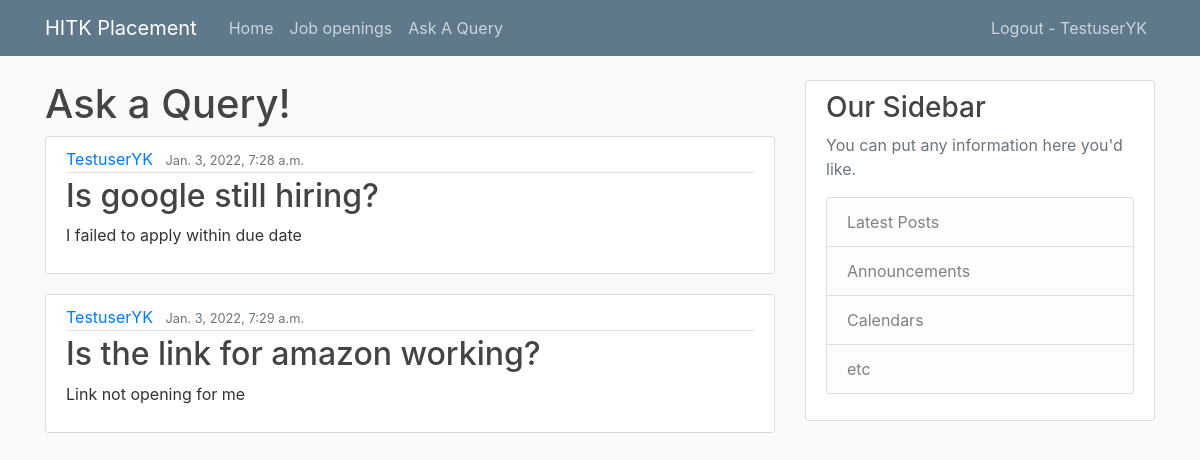
The app's page /askAQuery/ (signed in) with its own data.
### askAQuery/models.py (models this page shows, shortened)
class Query(models.Model):
	question = models.CharField(max_length=500)
	author = models.ForeignKey(User,on_delete=models.CASCADE)
	datePosted = models.DateTimeField(default=timezone.now)
	description = models.TextField()

### askAQuery/views.py (the view)
# urls.py: 2. Add a URL to urlpatterns:  path('', views.home, name='home')
@login_required
def home(request):
    queries = Query.objects.all()
    context = {
        'title' : 'Ask Away...!',
        'queries' : queries,
    }
    return render(request,'askAQuery/home.html',context)

### askAQuery/templates/askAQuery/home.html
{% extends "home/base.html" %}
{% block content %}
    <h1>Ask a Query!</h1>
    {% for query in queries %}
        <article class="media content-section">
            <div class="media-body">
                <div class="article-metadata">
                    <a class="mr-2" href="#">{{ query.author }}</a>
                    <small class="text-muted">{{ query.datePosted }}</small>
                </div>
                <h2><a class="article-title" href="#">{{ query.question }}</a></h2>
                <p class="article-content">{{ query.description }}</p>
            </div>
        </article>
    {% endfor %}
{% endblock content %}

### home/templates/home/base.html (shortened to what this page needs)
{% load static %}
<!DOCTYPE html>
<html>
    <head>
        <link rel="stylesheet" href="https://stackpath.bootstrapcdn.com/bootstrap/4.3.1/css/bootstrap.min.css">
        <link rel="stylesheet" type="text/css" href="{% static 'home/main.css' %}">
    </head>
    <body>
        <header class="site-header">
            <nav class="navbar navbar-expand-md navbar-dark bg-steel fixed-top">
                <div class="container">
                    <a class="navbar-brand mr-4" href="{% url 'placement-website-home' %}">HITK Placement</a>
                    <div class="collapse navbar-collapse" id="navbarToggle">
                        <div class="navbar-nav mr-auto">
                            <a class="nav-item nav-link" href="{% url 'placement-website-home' %}">Home</a>
                            {% if user.is_authenticated %}
                                <a class="nav-item nav-link" href="{% url 'placement-website-posts' %}">Job openings</a>
                                <a class="nav-item nav-link" href="{% url 'placement-website-askAQuery' %}">Ask A Query</a>
                            {% endif %}
                        </div>
                        <div class="navbar-nav">
                            {% if user.is_authenticated %}
                                <a class="nav-item nav-link" href="{% url 'logout' %}">Logout - {{user.username}}</a>
                            {% else %}
                                <a class="nav-item nav-link" href="{% url 'login' %}">Login</a>
                                <a class="nav-item nav-link" href="{% url 'register' %}">Register</a>
                            {% endif %}
                        </div>
                    </div>
                </div>
            </nav>
        </header>
        <main role="main" class="container">
            <div class="row">
                <div class="col-md-8">
                    {% block content %}{% endblock %}
                </div>
                <div class="col-md-4">
                    <div class="content-section">
                        <h3>Our Sidebar</h3>
                        <p class='text-muted'>You can put any information here you'd like.
                            <ul class="list-group">
                                <li class="list-group-item list-group-item-light">Latest Posts</li>
                                <li class="list-group-item list-group-item-light">Announcements</li>
                                <li class="list-group-item list-group-item-light">Calendars</li>
                                <li class="list-group-item list-group-item-light">etc</li>
                            </ul>
                        </p>
                    </div>
                </div>
            </div>
        </main>
    </body>
</html>

### home/static/home/main.css (style rules this page uses)
body { background: #fafafa; color: #333333; margin-top: 5rem; }
h1, h2, h3, h4, h5, h6 { color: #444444; }
ul { margin: 0; }
.bg-steel { background-color: #5f788a; }
.site-header .navbar-nav .nav-link { color: #cbd5db; }
.content-section { background: #ffffff; padding: 10px 20px; border: 1px solid #dddddd; border-radius: 3px; margin-bottom: 20px; }
.article-title { color: #444444; }
.article-content { white-space: pre-line; }
.article-metadata { padding-bottom: 1px; margin-bottom: 4px; border-bottom: 1px solid #e3e3e3 }

### records on screen
Query: author "TestuserYK", datePosted "Jan. 3, 2022, 7:28 a.m.", question "Is google still hiring?", description "I failed to apply within due date"
Query: author "TestuserYK", datePosted "Jan. 3, 2022, 7:29 a.m.", question "Is the link for amazon working?", description "Link not opening for me"

### other values on screen
{{ user.username }} "TestuserYK"
